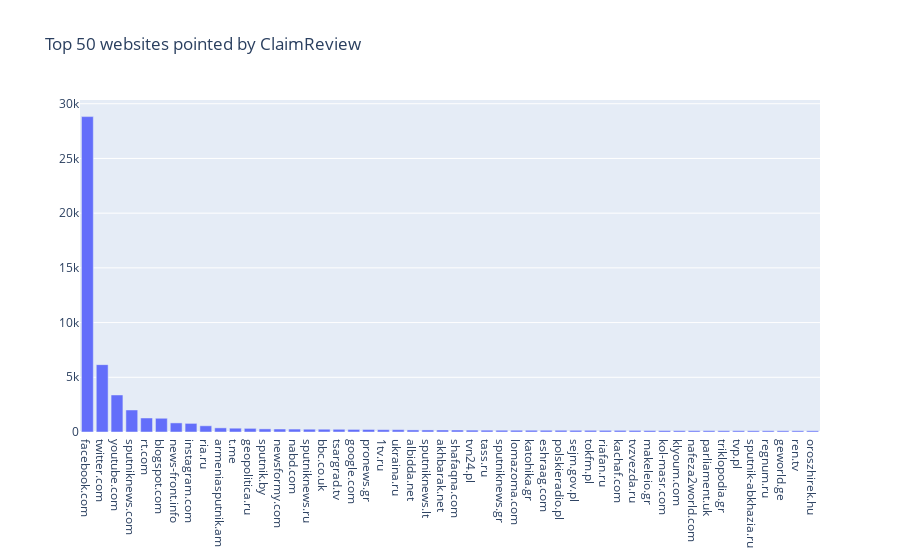

The notebook cell this image was saved under:
### Code cell
by_domain_filtered = sorted([{'domain': k, 'count': v} for k,v in by_domain.items()], key=lambda x: x['count'], reverse=True)[:50]

fig = go.Figure([
    go.Bar(x=[x['domain'] for x in by_domain_filtered], y=[x['count'] for x in by_domain_filtered], name='total'),
    ])
# fig.update_layout(xaxis={'categoryorder':'totala descending'})
fig.update_layout(title='Top 50 websites pointed by ClaimReview')
fig.update_yaxes(nticks=10)
fig.update_xaxes(nticks=50)
fig.write_image('figures/top_50_websites_claimreview.pdf')
fig

### Figure 1 — Plotly figure (JSON) as saved in the notebook; plotly's stock layout.template omitted (floating-point values rounded to 4 significant figures)
{"data": [{"name": "total", "type": "bar", "x": ["facebook.com", "twitter.com", "youtube.com", "sputniknews.com", "rt.com", "blogspot.com", "news-front.info", "instagram.com", "ria.ru", "armeniasputnik.am", "t.me", "geopolitica.ru", "sputnik.by", "newsformy.com", "nabd.com", "sputniknews.ru", "bbc.co.uk", "tsargrad.tv", "google.com", "pronews.gr", "1tv.ru", "ukraina.ru", "albidda.net", "sputniknews.lt", "akhbarak.net", "shafaqna.com", "tvn24.pl", "tass.ru", "sputniknews.gr", "lomazoma.com", "katohika.gr", "eshraag.com", "polskieradio.pl", "sejm.gov.pl", "tokfm.pl", "riafan.ru", "kachaf.com", "tvzvezda.ru", "makeleio.gr", "kol-masr.com", "klyoum.com", "nafeza2world.com", "parliament.uk", "triklopodia.gr", "tvp.pl", "sputnik-abkhazia.ru", "regnum.ru", "geworld.ge", "ren.tv", "oroszhirek.hu"], "y": [28825, 6157, 3384, 2013, 1280, 1256, 832, 788, 568, 378, 348, 333, 284, 273, 268, 255, 253, 248, 236, 231, 214, 213, 190, 187, 185, 182, 173, 168, 162, 162, 161, 160, 159, 155, 154, 152, 151, 146, 137, 132, 126, 124, 123, 122, 120, 116, 115, 114, 113, 112]}], "layout": {"title": {"text": "Top 50 websites pointed by ClaimReview"}, "xaxis": {"nticks": 50}, "yaxis": {"nticks": 10}}}
